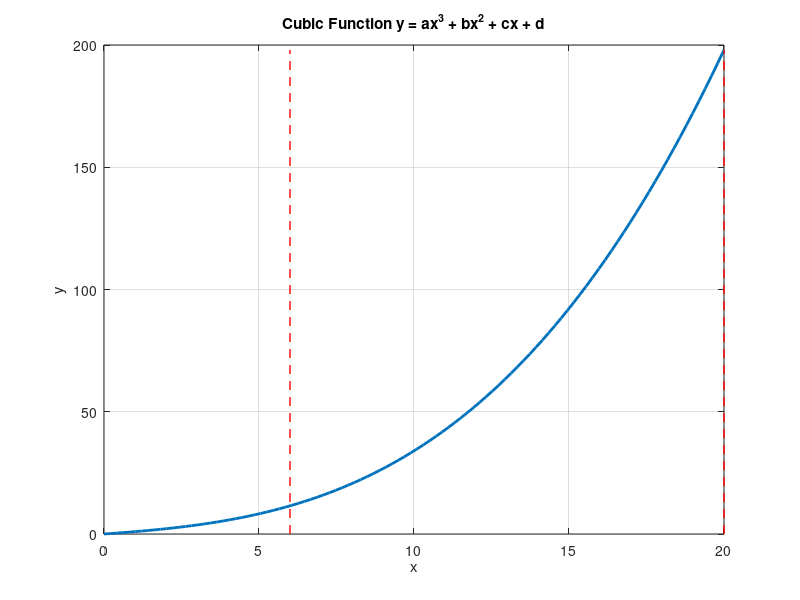
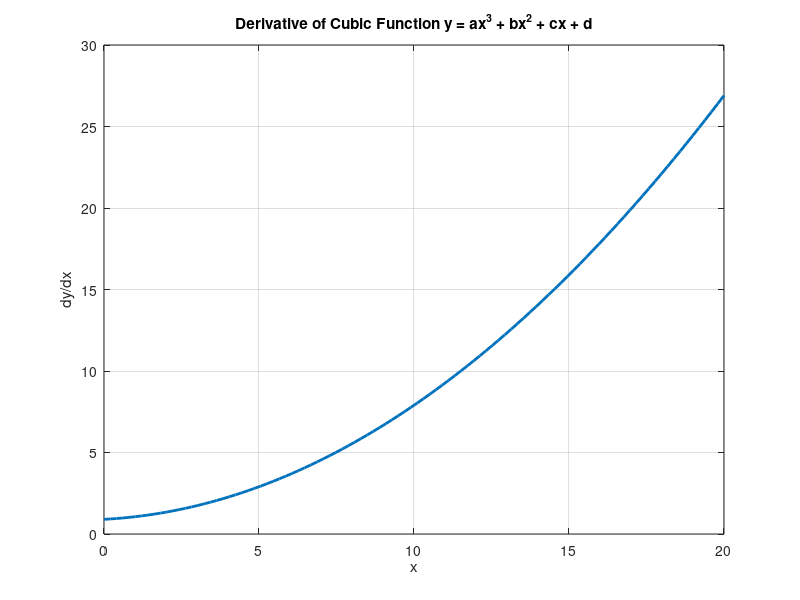

Write MATLAB code to recreate these figures, in order.
% 定义三次函数系数
a = 0.02; % 可以根据需要调整a的值以达到增长速度要求
b = 0.05;
c = 0.9;
d = 0;

% 定义x轴的数据
x = linspace(0, 20, 100); % 从0到20，共100个点

% 计算y轴的数据
y = a*x.^3 + b*x.^2 + c*x + d;

% 计算在x=6时的y值
y_6 = a*6^3 + b*6^2 + c*6 + d;

% 计算在x=20时的y值
y_15 = a*15^3 + b*15^2 + c*15 + d;

% 计算比值
ratio = y_15 / y_6;

% 输出结果
fprintf('在x=6时的y值: %.4f\n', y_6);
fprintf('在x=15时的y值: %.4f\n', y_15);
fprintf('函数在x=15时y值与在x=6时y值的比值: %.4f\n', ratio);

% 绘制图形
figure;
plot(x, y, 'LineWidth', 2);
title('Cubic Function y = ax^3 + bx^2 + cx + d');
xlabel('x');
ylabel('y');
grid on;

% 增加垂直线以显示x = 6和x = 20的位置
hold on;
line([6 6], [0 max(y)], 'Color', 'r', 'LineStyle', '--', 'LineWidth', 1);
line([20 20], [0 max(y)], 'Color', 'r', 'LineStyle', '--', 'LineWidth', 1);
hold off;

% 显示导数
dy = 3*a*x.^2 + 2*b*x + c;
figure;
plot(x, dy, 'LineWidth', 2);
title('Derivative of Cubic Function y = ax^3 + bx^2 + cx + d');
xlabel('x');
ylabel('dy/dx');
grid on;

